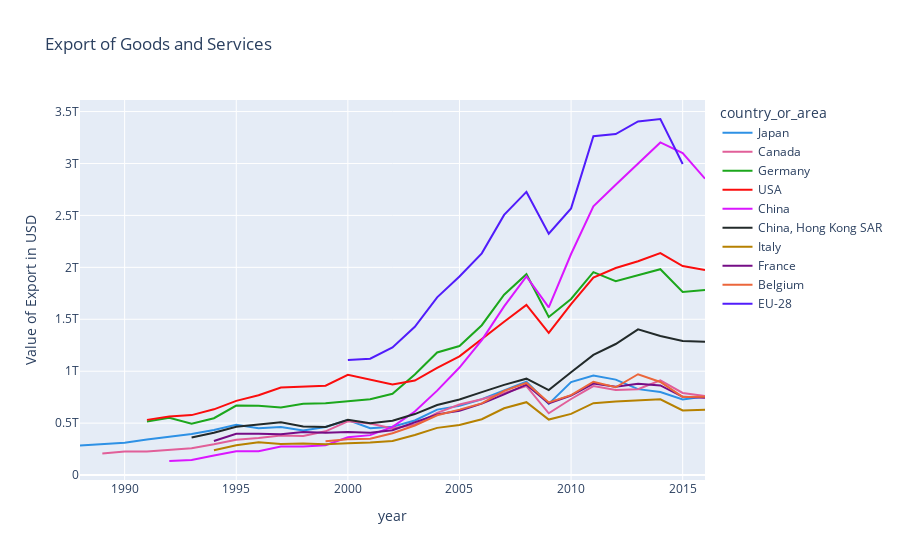

Write notebook code for a chart like this one.
### Markdown cell above
### Plot export of goods (Chart 4)

### Code cell
# Value of exported of goods and services
df_export = df[ (df['flow'] == 'Export') | (df['flow'] == 'Re-Export')]
# Select top 10 countries by value of export
top_10_countries = df_export.groupby(['country_or_area'])[['trade_usd']].sum().sort_values(by=['trade_usd'], ascending=False)[:10].index
df_export = df_export[df_export['country_or_area'].isin(top_10_countries)]

df_export = df_export.groupby(['year','country_or_area'])[['weight_kg', 'quantity','trade_usd']].sum()
df_export.sort_values(by=['year'], inplace=True)
df_export.reset_index(inplace=True)
# value = 'trade_usd'
label = 'Value of Export in USD'
export_chart = px.line(df_export, x='year', y='trade_usd', title='Export of Goods and Services', color='country_or_area',
                       labels={'trade_usd': label}, color_discrete_sequence=px.colors.qualitative.Dark24,)
#color_discrete_sequence=px.colors.qualitative.Dark24,
export_chart.show()
# TODO allow selection of wordl map, line chart or a table
